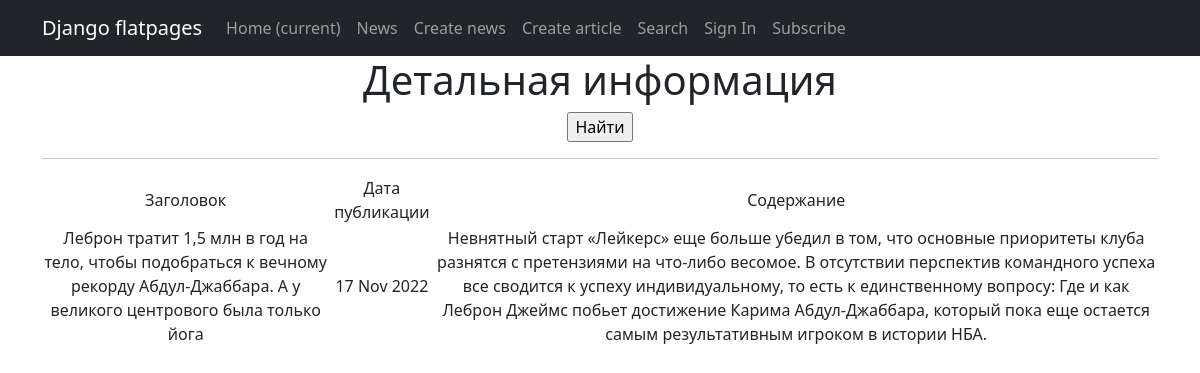
The page /news/2 on the database its author committed.
### news/models.py (models this page shows, shortened)
class Post(models.Model):
    article = 'AR'
    news = 'NE'
    author_name = models.ForeignKey(Author, on_delete=models.CASCADE)  # связь «один ко многим» с моделью Author
    types_post = models.CharField(max_length=2, choices=Types, default='NE')  # поле с выбором — «статья» или «новость»;
    datetime_post = models.DateTimeField(auto_now_add=True)  # автоматически добавляемая дата и время создания;
    category_post = models.ManyToManyField(Category, through='PostCategory')  # связь «многие ко многим» с моделью Category (с дополнительной моделью PostCategory);
    header = models.CharField(max_length=255) #  заголовок статьи/новости
    content = models.TextField() #  текст статьи/новости
    rating_post = models.IntegerField(default=0) #  рейтинг статьи/новости

### news/views.py (the view)
# urls.py: path('<int:pk>', PostDetail.as_view(), name='post_detail'), #http://127.0.0.1:8000/1
class PostDetail(DetailView):
    model = Post
    ordering = '-datetime_post'
    template_name = 'post.html'
    context_object_name = 'post'

### news/templatetags/custom_filters.py (called while the page is built)
@register.filter(name='censors')
def censor(value):
   stopwords = ['урод', 'бяка', 'гопник']
   word = value.replace(',', "")
   word = word.replace('-', "")
   word = word.split()
   if type(value) is str:
      for word in stopwords:
         value = value.replace(word, word[0] + "*" * (len(word) - 1))
         value = value.replace(word.capitalize(), word[0] + "*" * (len(word) - 1))
   else:
      raise ValueError('Ошибка, это не переменная строкого типа')
   return f'{value}'

### templates/post.html (shortened to what this page needs)
{% extends 'flatpages/default.html' %}
{% load custom_filters %}
{% load custom_filters %}
{% block content %}
   <h1>Детальная информация</h1>
   <form action="" method="get">
       <input type="submit" value="Найти" />
   </form>
   <hr>
   {% if post %}
       <table>
           <tr>
               <td>Заголовок</td>
               <td>Дата публикации</td>
               <td>Содержание</td>
           </tr>
           <tr>
               <td>{{ post.header|censors }}</td>
               <td>{{ post.datetime_post|date:'d M Y' }}</td>
               <td>{{ post.content|censors }}</td>
           </tr>
       </table>
   {% else %}
       <h2>Новости нет!</h2>
   {% endif %}
{% endblock content %}

### rows shown on the page
Post: header|censors "Леброн тратит 1,5 млн в год на тело, чтобы подобраться к вечному рекорду Абдул-Джаббара. А у великого центрового была только йога", datetime_post "17 Nov 2022", content|censors "Невнятный старт «Лейкерс» еще больше убедил в том, что основные приоритеты клуба разнятся с претензиями на что-либо весомое. В отсутствии перспектив командного успеха все сводится к успеху индивидуальному, то есть к единственному вопросу: Где и как Леброн Джеймс побьет достижение Карима Абдул-Джаббара, который пока еще остается самым результативным игроком в истории НБА."
